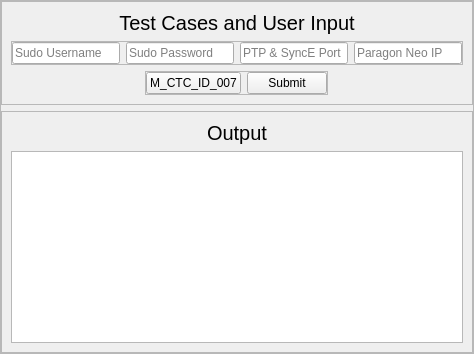
                  <widget class="QWidget" name="Module2">
                   <layout class="QVBoxLayout" name="verticalLayout_14">
                    <property name="leftMargin">
                     <number>0</number>
                    </property>
                    <property name="topMargin">
                     <number>0</number>
                    </property>
                    <property name="rightMargin">
                     <number>0</number>
                    </property>
                    <property name="bottomMargin">
                     <number>0</number>
                    </property>
                    <item>
                     <widget class="QFrame" name="subMod2">
                      <property name="frameShape">
                       <enum>QFrame::StyledPanel</enum>
                      </property>
                      <property name="frameShadow">
                       <enum>QFrame::Raised</enum>
                      </property>
                      <layout class="QVBoxLayout" name="verticalLayout_16">
                       <property name="leftMargin">
                        <number>0</number>
                       </property>
                       <property name="topMargin">
                        <number>0</number>
                       </property>
                       <property name="rightMargin">
                        <number>0</number>
                       </property>
                       <property name="bottomMargin">
                        <number>0</number>
                       </property>
                       <item>
                        <widget class="QFrame" name="InputFrame_2">
                         <property name="frameShape">
                          <enum>QFrame::StyledPanel</enum>
                         </property>
                         <property name="frameShadow">
                          <enum>QFrame::Raised</enum>
                         </property>
                         <layout class="QVBoxLayout" name="verticalLayout_5">
                          <item>
                           <widget class="QLabel" name="InputLabel_2">
                            <property name="font">
                             <font>
                              <pointsize>15</pointsize>
                             </font>
                            </property>
                            <property name="text">
                             <string>Test Cases and User Input</string>
                            </property>
                            <property name="alignment">
                             <set>Qt::AlignCenter</set>
                            </property>
                           </widget>
                          </item>
                          <item>
                           <widget class="QFrame" name="frame_2">
                            <property name="frameShape">
                             <enum>QFrame::StyledPanel</enum>
                            </property>
                            <property name="frameShadow">
                             <enum>QFrame::Raised</enum>
                            </property>
                            <layout class="QHBoxLayout" name="horizontalLayout_16">
                             <property name="leftMargin">
                              <number>0</number>
                             </property>
                             <property name="topMargin">
                              <number>0</number>
                             </property>
                             <property name="rightMargin">
                              <number>0</number>
                             </property>
                             <property name="bottomMargin">
                              <number>0</number>
                             </property>
                             <item>
                              <widget class="QLineEdit" name="username_2">
                               <property name="placeholderText">
                                <string>Sudo Username</string>
                               </property>
                              </widget>
                             </item>
                             <item>
                              <widget class="QLineEdit" name="password_2">
                               <property name="placeholderText">
                                <string>Sudo Password</string>
                               </property>
                              </widget>
                             </item>
                             <item>
                              <widget class="QLineEdit" name="ptpSyncE">
                               <property name="placeholderText">
                                <string>PTP &amp; SyncE Port</string>
                               </property>
                              </widget>
                             </item>
                             <item>
                              <widget class="QLineEdit" name="paragon_ip">
                               <property name="placeholderText">
                                <string>Paragon Neo IP</string>
                               </property>
                              </widget>
                             </item>
                            </layout>
                           </widget>
                          </item>
                          <item alignment="Qt::AlignHCenter">
                           <widget class="QFrame" name="buttons_2">
                            <property name="styleSheet">
                             <string notr="true">#Buttons{
border:none;
}</string>
                            </property>
                            <property name="frameShape">
                             <enum>QFrame::StyledPanel</enum>
                            </property>
                            <property name="frameShadow">
                             <enum>QFrame::Raised</enum>
                            </property>
                            <layout class="QHBoxLayout" name="horizontalLayout_6">
                             <property name="leftMargin">
                              <number>0</number>
                             </property>
                             <property name="topMargin">
                              <number>0</number>
                             </property>
                             <property name="rightMargin">
                              <number>0</number>
                             </property>
                             <property name="bottomMargin">
                              <number>0</number>
                             </property>
                             <item>
                              <widget class="QPushButton" name="runButton_2">
                               <property name="text">
                                <string>M_CTC_ID_007</string>
                               </property>
                               <property name="icon">
                                <iconset resource="resource.qrc">
                                 <normaloff>:/icons/icons/play.svg</normaloff>:/icons/icons/play.svg</iconset>
                               </property>
                              </widget>
                             </item>
                             <item>
                              <widget class="QPushButton" name="submitBtn_2">
                               <property name="text">
                                <string>Submit</string>
                               </property>
                               <property name="icon">
                                <iconset resource="resource.qrc">
                                 <normaloff>:/icons/icons/zap.svg</normaloff>:/icons/icons/zap.svg</iconset>
                               </property>
                              </widget>
                             </item>
                            </layout>
                           </widget>
                          </item>
                         </layout>
                        </widget>
                       </item>
                       <item>
                        <widget class="QFrame" name="OutputFrame_2">
                         <property name="frameShape">
                          <enum>QFrame::StyledPanel</enum>
                         </property>
                         <property name="frameShadow">
                          <enum>QFrame::Raised</enum>
                         </property>
                         <layout class="QVBoxLayout" name="verticalLayout_15">
                          <item alignment="Qt::AlignTop">
                           <widget class="QLabel" name="outputLabel_2">
                            <property name="font">
                             <font>
                              <pointsize>15</pointsize>
                             </font>
                            </property>
                            <property name="text">
                             <string>Output</string>
                            </property>
                            <property name="alignment">
                             <set>Qt::AlignCenter</set>
                            </property>
                           </widget>
                          </item>
                          <item>
                           <widget class="QTextEdit" name="consoleEdit_2"/>
                          </item>
                         </layout>
                        </widget>
                       </item>
                      </layout>
                     </widget>
                    </item>
                   </layout>
                  </widget>
